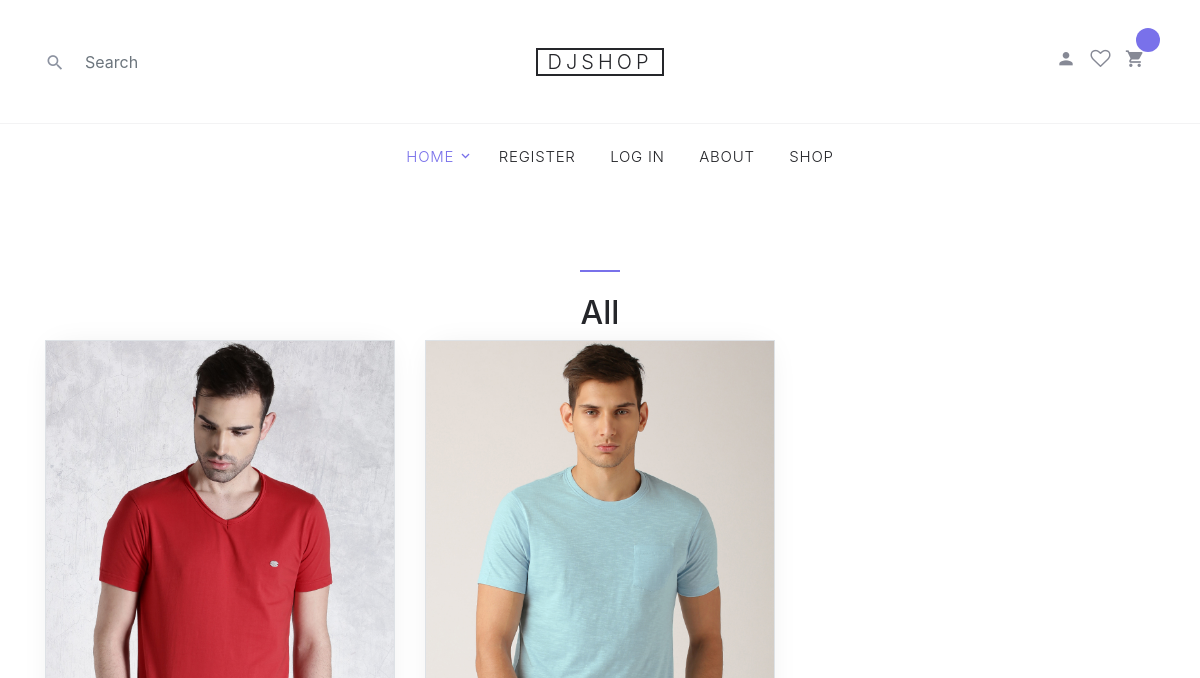
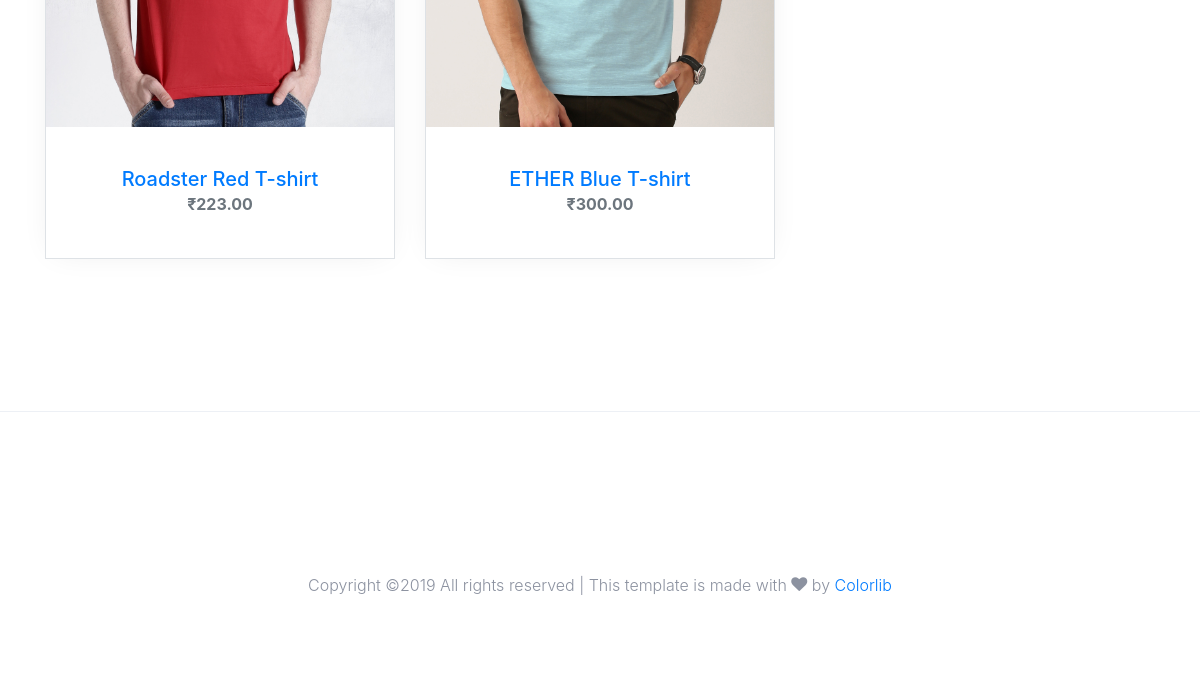
The app's page /products/, older data (2 pictures, top to bottom).
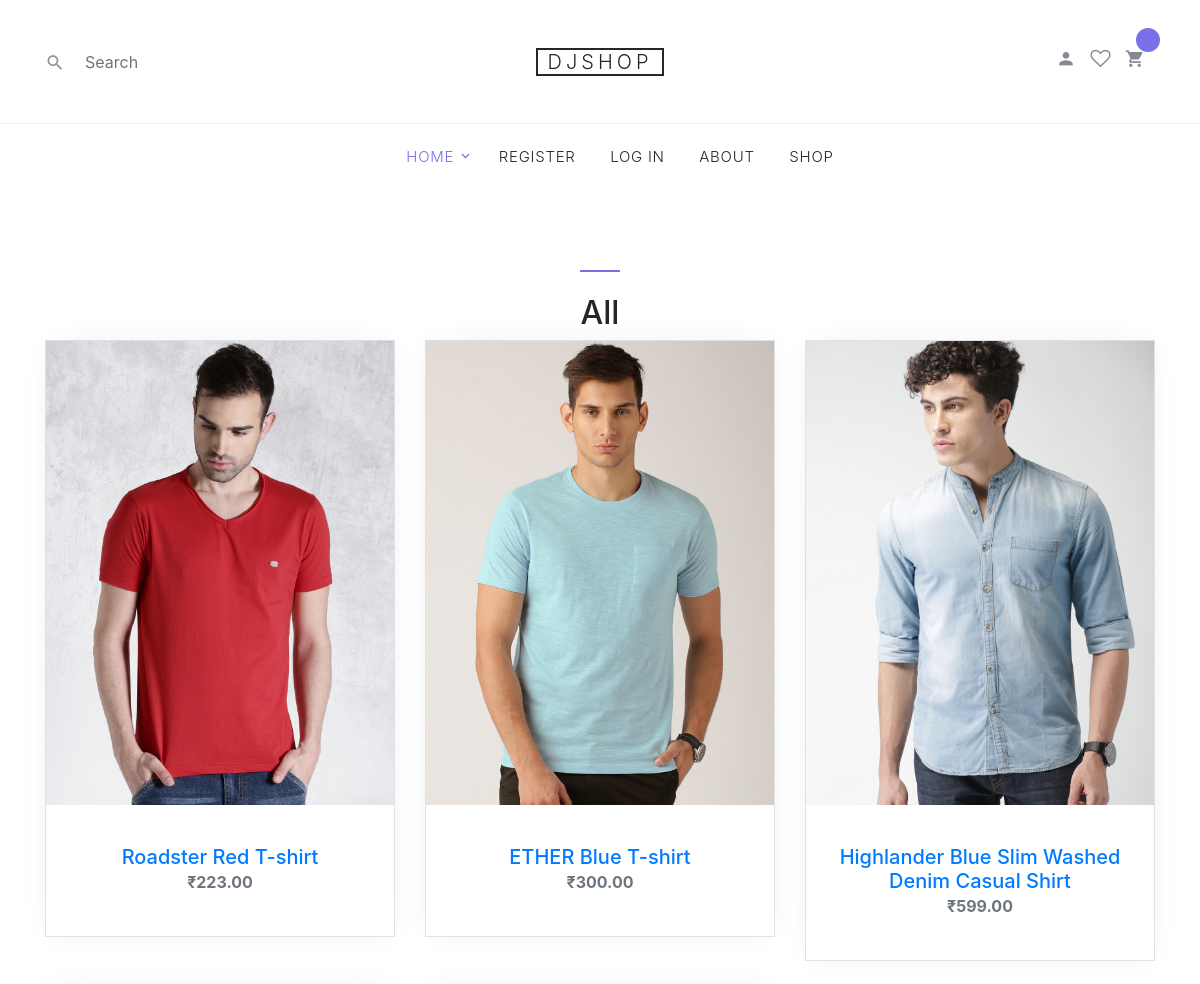
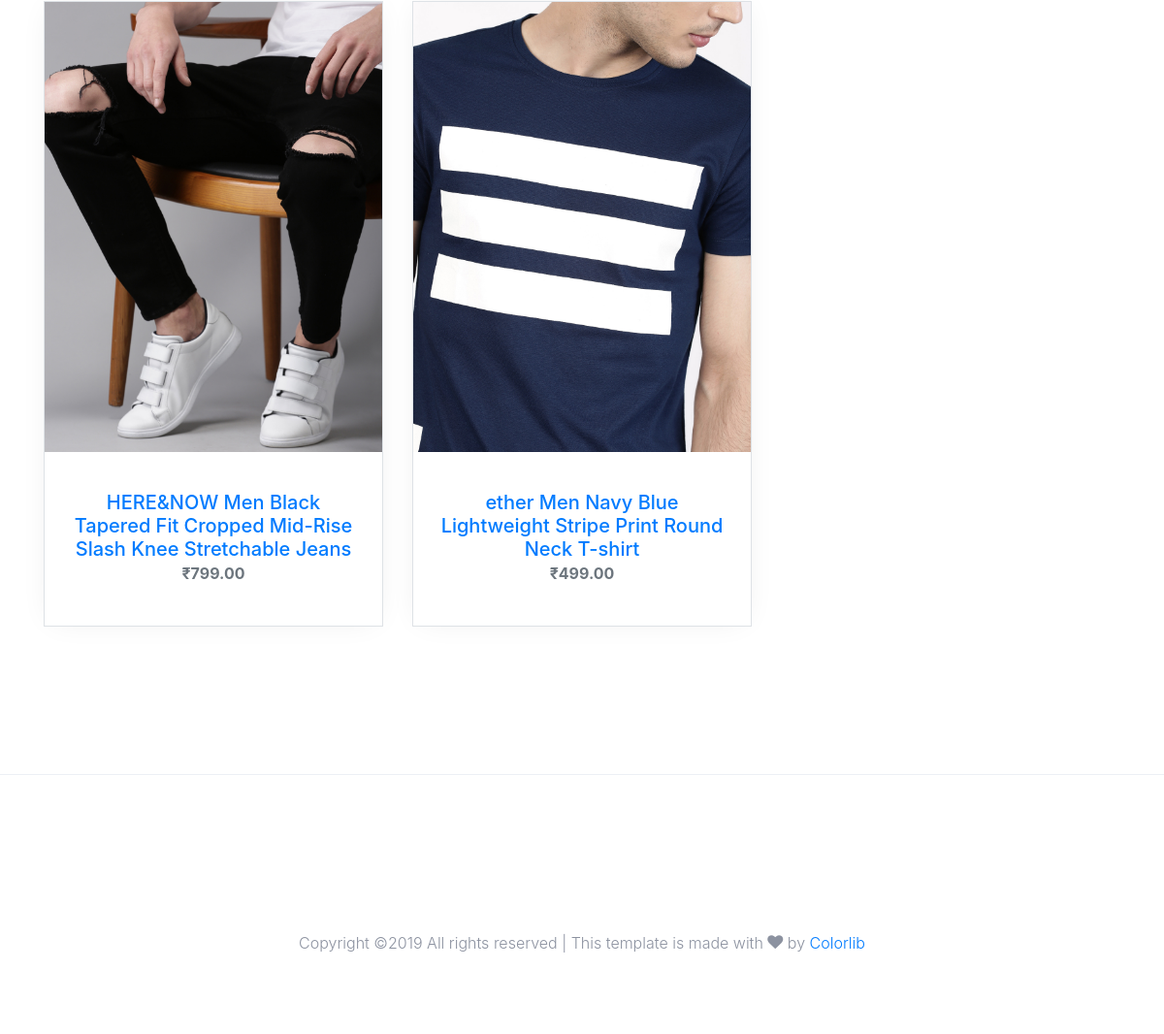
The same page, newer data (2 pictures, top to bottom).
### products/models.py (models this page shows, shortened)
class Product(models.Model):
    title           = models.CharField(max_length=120)
    description     = models.TextField()
    price           = models.DecimalField(decimal_places=2, max_digits=20, default=39.99)
    image           = models.ImageField(upload_to=upload_image_path, null=True, blank=True)
    featured        = models.BooleanField(default=False)
    active          = models.BooleanField(default=True)
    objects = ProductManager()
    def get_absolute_url(self):
        return reverse("productdetail", kwargs={"id": self.id})

### products/views.py (the view)
# urls.py: url(r'^products/$', all_products,name='shop'),
def all_products(request):
    products = Product.objects.all()
    page = request.GET.get('page', 1)
    paginator = Paginator(products, 5)
    try:
        products = paginator.page(page)
    except PageNotAnInteger:
        products = paginator.page(1)
    except EmptyPage:
        products = paginator.page(paginator.num_pages)
    return render(request, "product-list.html", {"products": products,"text":'All'})

### products/models.py (called while the page is built)
    def active(self):
        return self.filter(active=True)

    def get_queryset(self):
        return ProductQuerySet(self.model, using=self._db)

    def all(self):
        return self.get_queryset().active()

### products/templates/product-list.html (shortened to what this page needs)
{% extends 'base/base.html' %}
{% block content %}
<div class="site-section">
        <div class="container">
                <div class="row justify-content-center">
                        <div class="col-md-7 site-section-heading text-center pt-4">
                            <h2>{{ text }}</h2>
                        </div>
                    </div>
            <div class="row mb-5">
                {% for product in products %}
                <div class="col-sm-6 col-lg-4 mb-4" data-aos="fade-up">
                    <div class="block-4 text-center border">
                        <figure class="block-4-image">
                        <a href="{{ product.get_absolute_url }}"><img src="{{ product.image.url }}" alt="Image placeholder" class="img-fluid"></a>
                        </figure>
                        <div class="block-4-text p-4">
                        <h3><a href="{{ product.get_absolute_url }}">{{ product.title }}</a></h3>
                        <p class="text-secondary font-weight-bold">₹{{ product.price }}</p>
                        </div>
                    </div>
                </div>
                {% endfor %}
            </div>
        </div>
    </div>
{% endblock %}

### templates/base/base.html (shortened to what this page needs)
<!DOCTYPE html>
<html lang="en">
<head>
    {% load static %}
    <link rel="stylesheet" href="{% static 'css/boostrap.min.css' %}">
    <link rel="stylesheet" href="{% static 'fonts/icomoon/style.css' %}">
    <link rel="stylesheet" href="{% static 'css/magnific-popup.css' %}">
    <link rel="stylesheet" href="{% static 'css/jquery-ui.css' %}">
    <link rel="stylesheet" href="{% static 'css/owl.carousel.min.css' %}">
    <link rel="stylesheet" href="{% static 'css/owl.theme.default.min.css' %}">
    <link rel="stylesheet" href="{% static 'css/aos.css' %}">
    <link rel="stylesheet" href="{% static 'css/style.css' %}">
</head>
<body>
  <div class="site-wrap">
    <header class="site-navbar" role="banner">
      <div class="site-navbar-top">
        <div class="container">
          <div class="row align-items-center">
            <div class="col-6 col-md-4 order-2 order-md-1 site-search-icon text-left">
              <form action="{% url 'search' %}" class="site-block-top-search" method="get" role="search">
                <span class="icon icon-search2"></span>
                  <input type="text" class="form-control border-0" placeholder="Search" name="q">
              </form>
            </div>
            <div class="col-12 mb-3 mb-md-0 col-md-4 order-1 order-md-2 text-center">
              <div class="site-logo">
                <a href="{% url 'index' %}" class="js-logo-clone">Djshop</a>
              </div>
            </div>
            <div class="col-6 col-md-4 order-3 order-md-3 text-right">
              <div class="site-top-icons">
                <ul>
                  <li>
                    <a href="#"><span class="icon icon-person"></span></a></li>
                  <li><a href="#"><span class="icon icon-heart-o"></span></a></li>
                  <li>
                    <a href="{% url 'view_cart' %}" class="site-cart">
                    <span class="icon icon-shopping_cart"></span>
                    <span class="count">{{ request.session.cart_items }}</span>
                    </a>
                  </li>
                </ul>
              </div>
            </div>
          </div>
        </div>
      </div>
      <nav class="site-navigation text-right text-md-center" role="navigation">
        <div class="container">
          <ul class="site-menu js-clone-nav d-none d-md-block">
            <li class="has-children active">
              <a href="{% url 'index' %}">Home</a>
            </li>
            {% if user.is_authenticated %}
            <li><a href="{% url 'profile' %}">Profile</a></li>
            <li><a href="{% url 'logout' %}">Log Out</a></li>
            {%  else %}
            <li><a href="{% url 'register' %}">Register</a></li>
            <li><a href="{% url 'login' %}">Log In</a></li>
            {% endif %}
            <li><a href="{% url 'about' %}">About</a></li>
            <li><a href="{% url 'shop' %}">Shop</a></li>
          </ul>
        </div>
      </nav>
    </header>
{% block content %}{% endblock %}
  <footer class="site-footer border-top">
    <div class="container">
      <div class="row pt-5 mt-5 text-center">
        <div class="col-md-12">
          <p>
              Copyright &copy; All rights reserved | This template is made with <i class="icon-heart" aria-hidden="true"></i> by <a href="https://colorlib.com" target="_blank" class="text-primary">Colorlib</a>
          </p>
        </div>
      </div>
    </div>
  </footer>
</div>
</body>
</html>

Row changes from the older to the newer data that the page shows:
added Product: image (picture), title "Highlander Blue Slim Washed Denim Casual Shirt", price "599.00"
added Product: image (picture), title "HERE&NOW Men Black Tapered Fit Cropped Mid-Rise Slash Knee Stretchable Jeans", price "799.00"
added Product: image (picture), title "ether Men Navy Blue Lightweight Stripe Print Round Neck T-shirt", price "499.00"
